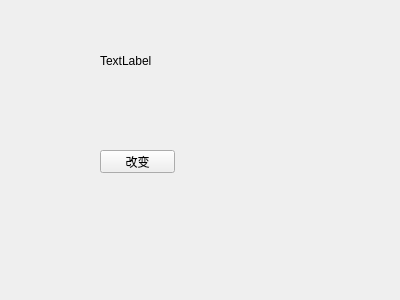
<?xml version="1.0" encoding="UTF-8"?>
<ui version="4.0">
 <class>Widget</class>
 <widget class="QWidget" name="Widget">
  <property name="geometry">
   <rect>
    <x>0</x>
    <y>0</y>
    <width>400</width>
    <height>300</height>
   </rect>
  </property>
  <property name="windowTitle">
   <string>Widget</string>
  </property>
  <widget class="QLabel" name="label">
   <property name="geometry">
    <rect>
     <x>100</x>
     <y>40</y>
     <width>161</width>
     <height>41</height>
    </rect>
   </property>
   <property name="text">
    <string>TextLabel</string>
   </property>
  </widget>
  <widget class="QPushButton" name="pushButton">
   <property name="geometry">
    <rect>
     <x>100</x>
     <y>150</y>
     <width>75</width>
     <height>23</height>
    </rect>
   </property>
   <property name="text">
    <string>改变</string>
   </property>
  </widget>
 </widget>
 <layoutdefault spacing="6" margin="11"/>
 <resources/>
 <connections/>
</ui>
